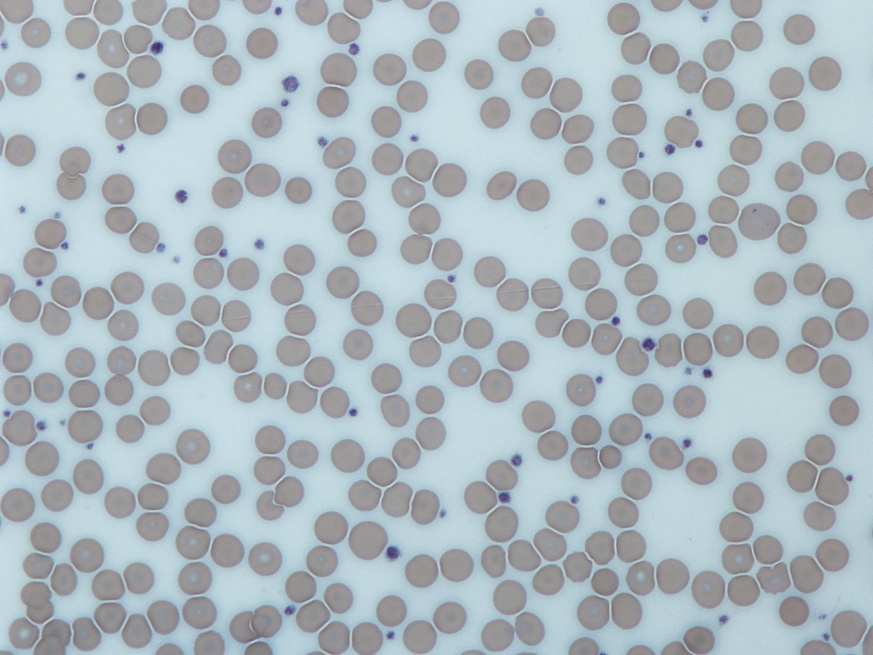
#> input picture Friday 08:30 - 10:30/E22CSEU1069_Adv_Cv_Labs/LAB 7/microscope_image.jpg, 873 x 655 px, given in place of IInpainting.png, which was not available
$ jupyter execute --allow-errors 'ACV_LAB_09 (1).ipynb'   (shell and % lines are left out)
#> lines starting #> are read from the running program, lines starting #| are printed output that depends on the picture; pictures that were not available may be replaced by others from this repository, and a replacement may not be noted
[cell 1]
#i) Image Inpainting

# Step 1: Install necessary libraries

# Step 2: Import libraries
import cv2
import numpy as np
import matplotlib.pyplot as plt
from google.colab import files

# Step 3: Upload your image
uploaded = files.upload()
#> the answer given: microscope_image.jpg
img_path = next(iter(uploaded))
image = cv2.imread("/content/IInpainting.png")
#> image is the input picture: shape (655, 873, 3); mean B, G, R 190.7, 184.4, 172.1

image = cv2.cvtColor(image, cv2.COLOR_BGR2RGB)

# Step 4: Simulate damage by drawing white boxes
mask = np.zeros(image.shape[:2], np.uint8)
mask[100:200, 150:300] = 255
mask[250:300, 100:180] = 255

damaged = image.copy()
damaged[mask == 255] = 255  # Draw white on mask area
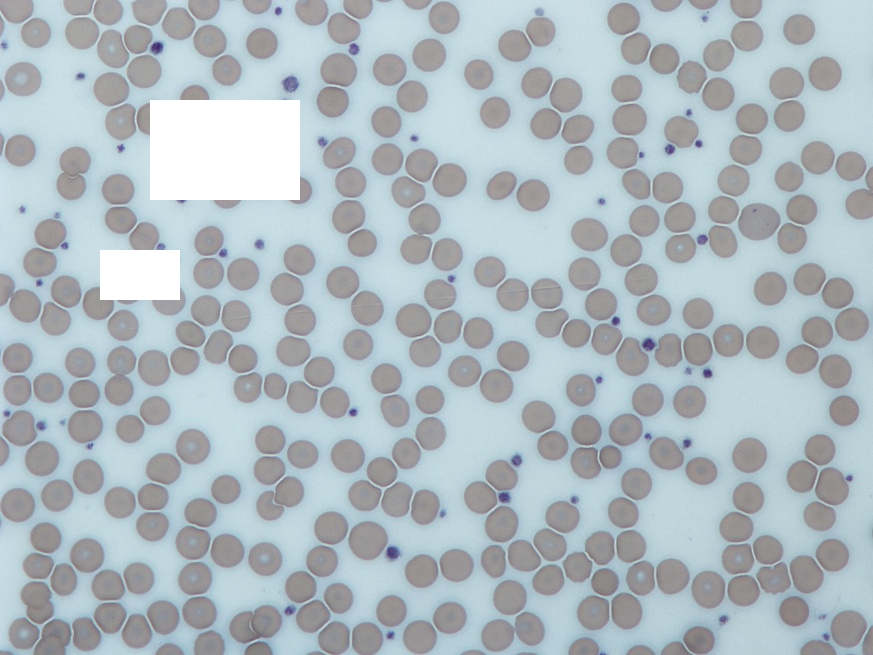
#> damaged: shape (655, 873, 3); mean R, G, B 174.5, 186.4, 192.4

# Step 5: Inpainting using OpenCV
inpainted_telea = cv2.inpaint(damaged, mask, 3, cv2.INPAINT_TELEA)
inpainted_ns = cv2.inpaint(damaged, mask, 3, cv2.INPAINT_NS)

# Step 6: Display results
plt.figure(figsize=(14, 6))
titles = ["Original", "Damaged", "Inpainted (Telea)", "Inpainted (NS)"]
images = [image, damaged, inpainted_telea, inpainted_ns]

for i in range(4):
    plt.subplot(1, 4, i + 1)
    plt.imshow(images[i])
    plt.title(titles[i])
    plt.axis('off')
plt.tight_layout()
plt.show()
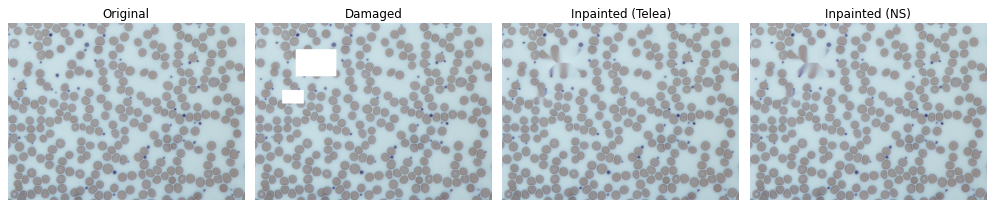
#> figure drawn by matplotlib, 4 panels

[cell 2]
import cv2
import matplotlib.pyplot as plt

# Load the full image
img = cv2.imread('/content/IS.png')  # Replace with your actual path
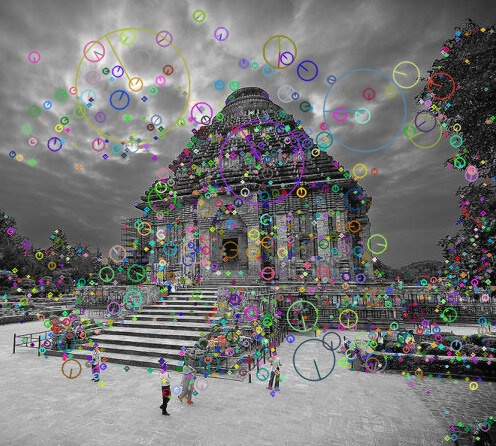
#> input picture Friday 08:30 - 10:30/E22CSEU1069_Adv_Cv_Labs/LAB 8/image-with-keypoints.jpg, 496 x 446 px, given in place of IS.png, which was not available
#> img is the input picture: shape (446, 496, 3); mean B, G, R 118.4, 118.7, 118.7

# Define overlap
height, width, _ = img.shape
#> height = 446; width = 496
overlap = 100  # pixels

# Create left and right images with overlap
left_img = img[:, :width//2 + overlap]
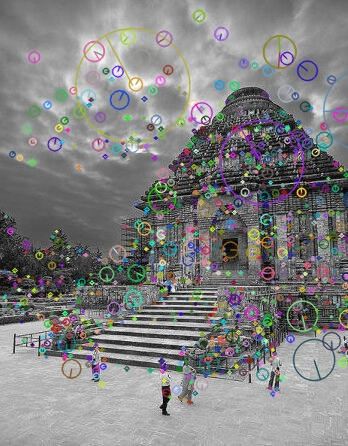
#> left_img: shape (446, 348, 3); mean B, G, R 129.6, 129.6, 129.8
right_img = img[:, width//2 - overlap:]
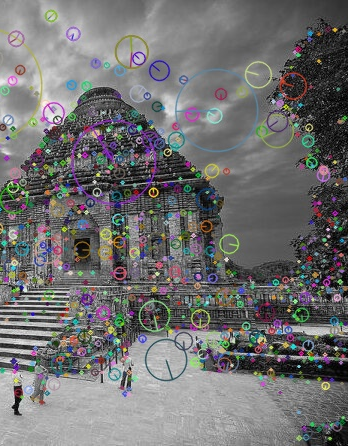
#> right_img: shape (446, 348, 3); mean B, G, R 112, 111.9, 112.2

# Save for stitching
cv2.imwrite("left_part.jpg", left_img)
cv2.imwrite("right_part.jpg", right_img)

# Display the two parts
plt.figure(figsize=(12, 5))
plt.subplot(1, 2, 1)
plt.imshow(cv2.cvtColor(left_img, cv2.COLOR_BGR2RGB))
plt.title("Left Part")
plt.axis('off')

plt.subplot(1, 2, 2)
plt.imshow(cv2.cvtColor(right_img, cv2.COLOR_BGR2RGB))
plt.title("Right Part")
plt.axis('off')
plt.show()
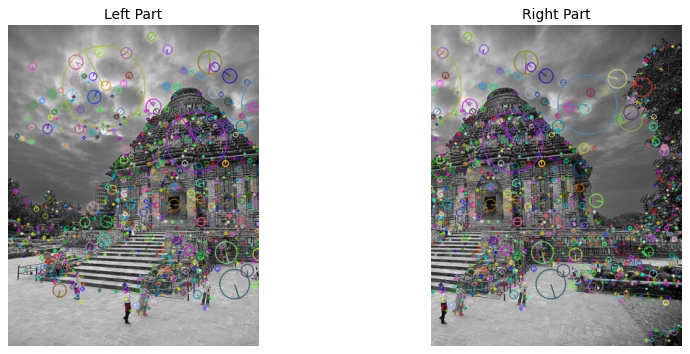
#> figure drawn by matplotlib, 2 panels

# Stitch the two parts back together
# Reload to ensure clean processing
left_img = cv2.imread("left_part.jpg")
right_img = cv2.imread("right_part.jpg")

# Use OpenCV's Stitcher
stitcher = cv2.Stitcher_create()
status, stitched = stitcher.stitch([left_img, right_img])
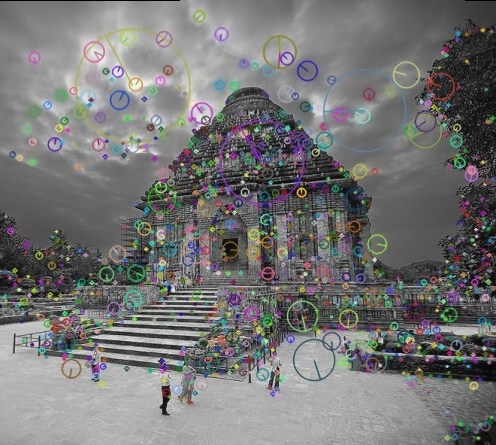
#> stitched: shape (445, 496, 3); mean B, G, R 117.1, 117.4, 117.4
#> status = 0

# Show stitched result
if status == cv2.Stitcher_OK:
    print("Image stitching successful!")
    stitched_rgb = cv2.cvtColor(stitched, cv2.COLOR_BGR2RGB)
    plt.figure(figsize=(15, 6))
    plt.imshow(stitched_rgb)
    plt.axis('off')
    plt.title("Stitched Image")
    plt.show()
else:
    print("Image stitching failed. Status code:", status)

[cell 3]
#iii) SFM

import cv2
import numpy as np
import matplotlib.pyplot as plt

# Load input images
img1 = cv2.imread('/content/SFM left.png')
img2 = cv2.imread('/content/SFM right.png')

# Convert to grayscale
gray1 = cv2.cvtColor(img1, cv2.COLOR_BGR2GRAY)
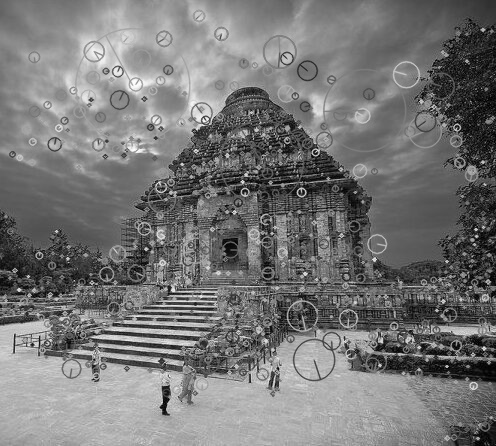
#> gray1: shape (446, 496); min 0, max 254, mean 118.7
#> (the rest of this cell did not finish here and is left out)
